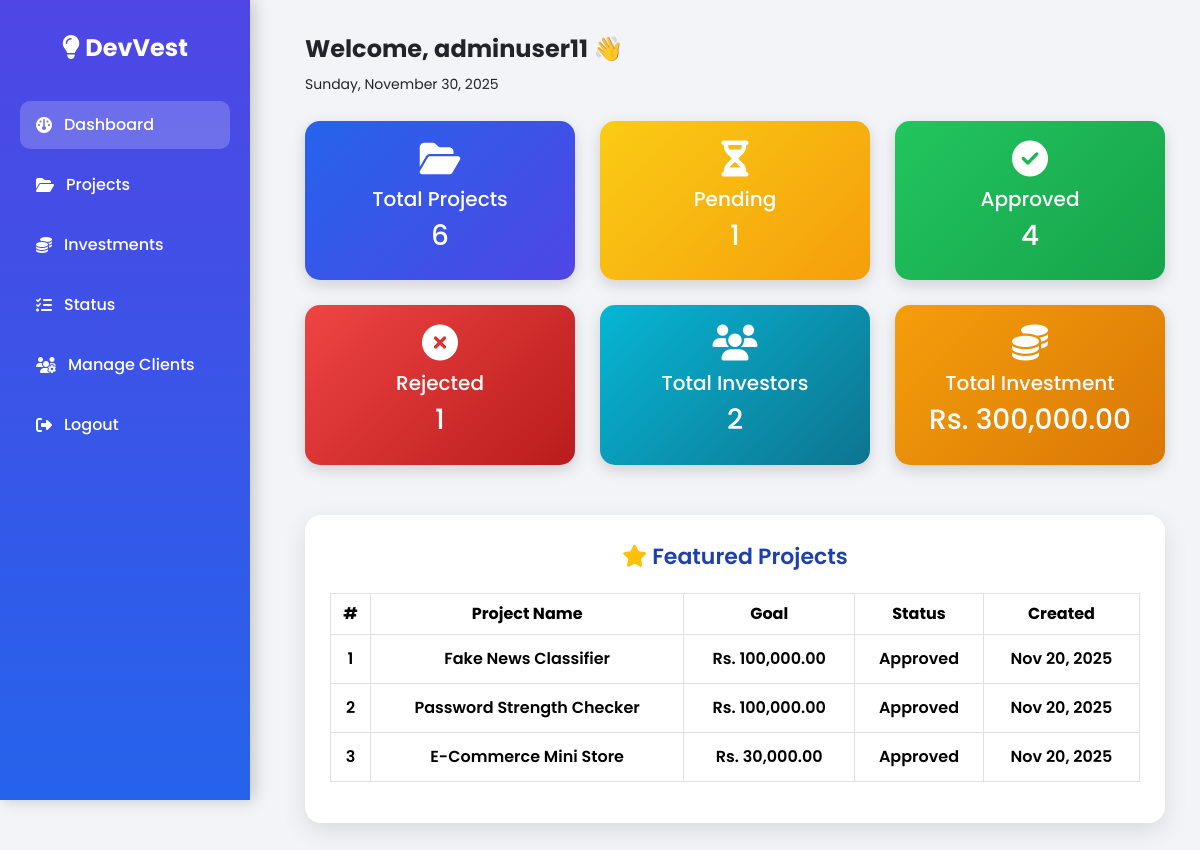
/admin/admin_dashboard.php (signed in), run on the app's committed database.
### tables this page shows
CREATE TABLE `projects` (
  `id` int(11) NOT NULL,
  `client_id` int(11) DEFAULT NULL,
  `client_name` varchar(100) NOT NULL DEFAULT 'N/A',
  `project_name` varchar(100) NOT NULL DEFAULT 'N/A',
  `user_id` int(11) NOT NULL,
  `investor_id` varchar(255) NOT NULL,
  `investor` varchar(255) NOT NULL,
  `title` varchar(255) NOT NULL,
  `description` text DEFAULT NULL,
  `goal` decimal(12,2) DEFAULT 0.00,
  `collected` decimal(12,2) DEFAULT 0.00,
  `start_date` date DEFAULT NULL,
  `end_date` date DEFAULT NULL,
  `category` varchar(255) DEFAULT NULL,
  `image` varchar(255) DEFAULT NULL,
  `file_path` varchar(500) DEFAULT NULL,
  `status` enum('pending','approved','rejected') NOT NULL DEFAULT 'pending',
  `created_at` timestamp NOT NULL DEFAULT current_timestamp(),
  `is_featured` tinyint(1) DEFAULT 0
);

### admin/admin_dashboard.php (the view, shortened to what this page needs)
<?php
require '../db_connect.php';
$admin_name = $_SESSION['username'] ?? 'Admin';
$date = date("l, F d, Y");
$total_projects = $pdo->query("SELECT COUNT(*) FROM projects")->fetchColumn() ?: 0;
$pending_projects = $pdo->query("SELECT COUNT(*) FROM projects WHERE status='pending'")->fetchColumn() ?: 0;
$approved_projects = $pdo->query("SELECT COUNT(*) FROM projects WHERE status='approved'")->fetchColumn() ?: 0;
$rejected_projects = $pdo->query("SELECT COUNT(*) FROM projects WHERE status='rejected'")->fetchColumn() ?: 0;
$total_investors = $pdo->query("SELECT COUNT(DISTINCT investor_id) FROM investor_projects")->fetchColumn() ?: 0;
$total_amount_invested = $pdo->query("SELECT IFNULL(SUM(invested_amount),0) FROM investor_projects")->fetchColumn() ?: 0;
$featured_projects = [];
try {
    $featured_stmt = $pdo->query("
        SELECT id, project_name AS title, goal, status, created_at
        FROM projects
        WHERE is_featured = 1
        ORDER BY created_at DESC
        LIMIT 6
    ");
    $featured_projects = $featured_stmt->fetchAll(PDO::FETCH_ASSOC);
} catch (PDOException $e) {
    $featured_projects = [];
}
?>
<!DOCTYPE html>
<html lang="en">
<head>
<link href="https://cdn.jsdelivr.net/npm/bootstrap@5.3.3/dist/css/bootstrap.min.css" rel="stylesheet">
<link href="https://cdnjs.cloudflare.com/ajax/libs/font-awesome/6.5.0/css/all.min.css" rel="stylesheet">
</head>
<body>
<div class="sidebar">
    <div class="logo"><i class="fa-solid fa-lightbulb"></i> DevVest</div>
    <a href="admin_dashboard.php" class="active"><i class="fa-solid fa-gauge"></i> Dashboard</a>
    <a href="projects.php"><i class="fa-solid fa-folder-open"></i> Projects</a>
    <a href="admin_investments.php"><i class="fa-solid fa-coins"></i> Investments</a>
    <a href="status.php"><i class="fa-solid fa-list-check"></i> Status</a>
    <a href="manage_clients.php"><i class="fa-solid fa-users-gear"></i> Manage Clients</a>
    <a href="../logout.php"><i class="fa-solid fa-right-from-bracket"></i> Logout</a>
</div>
<div class="main">
    <div class="header">
        <div>
            <h4>Welcome, <?= htmlspecialchars($admin_name) ?> 👋</h4>
            <small><?= $date ?></small>
        </div>
    </div>
    <div class="stats">
        <div class="stat-card"><i class="fa-solid fa-folder-open"></i><h5>Total Projects</h5><h3><?= $total_projects ?></h3></div>
        <div class="stat-card"><i class="fa-solid fa-hourglass-half"></i><h5>Pending</h5><h3><?= $pending_projects ?></h3></div>
        <div class="stat-card"><i class="fa-solid fa-circle-check"></i><h5>Approved</h5><h3><?= $approved_projects ?></h3></div>
        <div class="stat-card"><i class="fa-solid fa-circle-xmark"></i><h5>Rejected</h5><h3><?= $rejected_projects ?></h3></div>
        <div class="stat-card"><i class="fa-solid fa-users"></i><h5>Total Investors</h5><h3><?= $total_investors ?></h3></div>
        <div class="stat-card"><i class="fa-solid fa-coins"></i><h5>Total Investment</h5><h3>Rs. <?= number_format($total_amount_invested, 2) ?></h3></div>
    </div>
    <div class="featured-box">
        <div class="featured-title"><i class="fa-solid fa-star text-warning"></i> Featured Projects</div>
        <div class="table-responsive">
            <table class="table table-bordered align-middle text-center">
                <thead>
                    <tr>
                        <th>#</th>
                        <th>Project Name</th>
                        <th>Goal</th>
                        <th>Status</th>
                        <th>Created</th>
                    </tr>
                </thead>
                <tbody>
                    <?php if ($featured_projects): ?>
                        <?php foreach ($featured_projects as $i => $p): ?>
                            <tr class="status-<?= strtolower($p['status']) ?>">
                                <td><?= $i + 1 ?></td>
                                <td><?= htmlspecialchars($p['title']) ?></td>
                                <td>Rs. <?= number_format($p['goal'], 2) ?></td>
                                <td><?= ucfirst($p['status']) ?></td>
                                <td><?= date("M d, Y", strtotime($p['created_at'])) ?></td>
                            </tr>
                        <?php endforeach; ?>
                    <?php else: ?>
                        <tr><td colspan="5" class="text-center text-muted">No featured projects available.</td></tr>
                    <?php endif; ?>
                </tbody>
            </table>
        </div>
    </div>
</div>
</body>
</html>

### admin/admin_dashboard.php (style rules this page uses)
body { font-family: 'Poppins', sans-serif; background: #f3f4f8; margin: 0; }
.sidebar { position: fixed; width: 250px; height: 100vh; background: linear-gradient(180deg, #4f46e5, #2563eb); color: #fff; padding: 30px 20px 20px 20px; box-shadow: 4px 0 15px rgba(0,0,0,0.2); }
.sidebar .logo { font-size: 24px; text-align: center; font-weight: 700; margin-bottom: 35px; }
.sidebar a { display: flex; align-items: center; gap: 12px; color: #fff; padding: 12px 16px; border-radius: 10px; margin-bottom: 12px; text-decoration: none; font-weight: 500; transition: 0.3s; }
.sidebar a:hover, .sidebar a.active { background: rgba(255,255,255,0.2); }
.main { margin-left: 270px; padding: 35px; }
.header { display: flex; justify-content: space-between; align-items: center; }
.header h4 { font-weight: 700; }
.stats { display: grid; grid-template-columns: repeat(auto-fit, minmax(210px, 1fr)); gap: 25px; margin-top: 25px; }
.stat-card { padding: 20px; border-radius: 15px; color: #fff; text-align: center; box-shadow: 0 5px 15px rgba(0,0,0,0.15); }
.stat-card i { font-size: 36px; margin-bottom: 10px; }
.stat-card:nth-child(1) { background: linear-gradient(135deg,#2563eb,#4f46e5); }
.stat-card:nth-child(2) { background: linear-gradient(135deg,#facc15,#f59e0b); }
.stat-card:nth-child(3) { background: linear-gradient(135deg,#22c55e,#16a34a); }
.stat-card:nth-child(4) { background: linear-gradient(135deg,#ef4444,#b91c1c); }
.stat-card:nth-child(5) { background: linear-gradient(135deg,#06b6d4,#0e7490); }
.stat-card:nth-child(6) { background: linear-gradient(135deg,#f59e0b,#d97706); }
.featured-box { margin-top: 50px; background: #ffffff; border-radius: 16px; padding: 25px; box-shadow: 0 8px 25px rgba(0,0,0,0.1); }
.featured-title { font-weight: 600; font-size: 22px; margin-bottom: 20px; color: #1e40af; text-align: center; }
.table thead { background: linear-gradient(90deg, #4f46e5, #2563eb); color: white; }
.table tbody td { text-align: center; padding: 12px 10px; }
.table tbody tr.status-approved { background: #4ade80; font-weight: 600; color: #fff; }

### data on the page
projects: project_name "Fake News Classifier", goal "100,000.00", status "Approved", created_at "Nov 20, 2025"
projects: project_name "Password Strength Checker", goal "100,000.00", status "Approved", created_at "Nov 20, 2025"
projects: project_name "E-Commerce Mini Store", goal "30,000.00", status "Approved", created_at "Nov 20, 2025"

### other printed values
$admin_name "adminuser11"
$total_projects "6"
$pending_projects "1"
$approved_projects "4"
$rejected_projects "1"
$total_investors "2"
$total_amount_invested "300,000.00"
